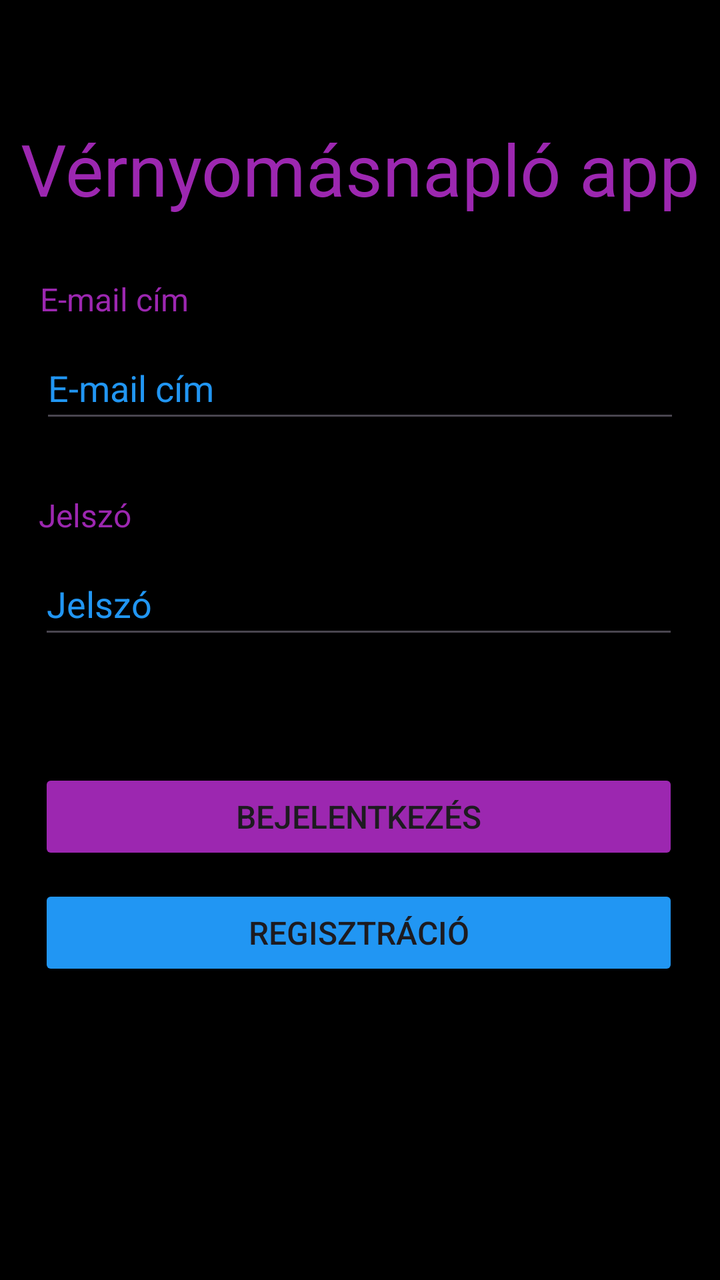
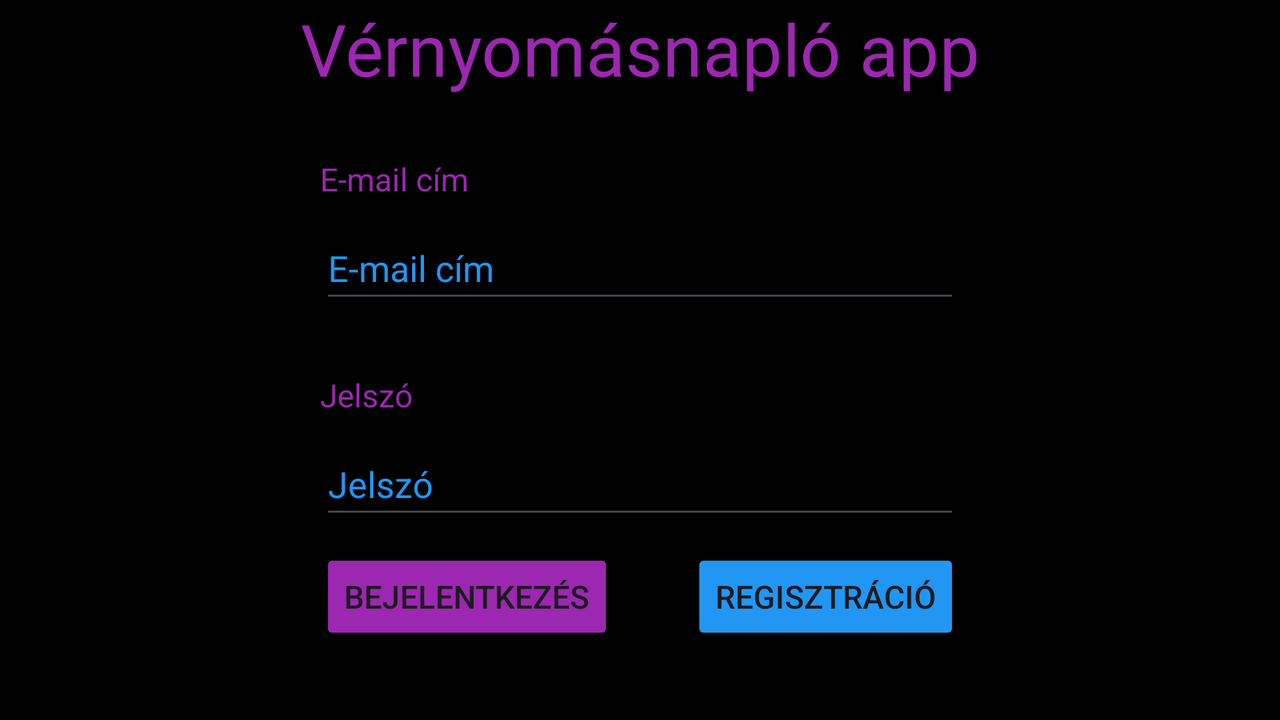

Two renders of one Android screen. The first uses the default layout on a phone; the second uses the alternative layout the repository ships for a different screen configuration, on a matching device. The two XML files are below.
<!-- AndroidManifest.xml: application theme Theme.Mobilalkfejl_vernyomasapp -->
<!-- res/layout/activity_main.xml -->
<?xml version="1.0" encoding="utf-8"?>
<androidx.constraintlayout.widget.ConstraintLayout xmlns:android="http://schemas.android.com/apk/res/android"
    xmlns:app="http://schemas.android.com/apk/res-auto"
    xmlns:tools="http://schemas.android.com/tools"
    android:layout_width="match_parent"
    android:layout_height="match_parent"
    android:background="#000000"
    tools:context=".MainActivity">

    <TextView
        android:id="@+id/textView"
        android:layout_width="wrap_content"
        android:layout_height="wrap_content"
        android:layout_marginTop="@dimen/spacing_between_controls"
        android:text="@string/app_canonical_name"
        android:textAlignment="center"
        android:textColor="@color/App_main"
        android:textSize="@dimen/title_label_fontsize"
        app:layout_constraintEnd_toEndOf="parent"
        app:layout_constraintStart_toStartOf="parent"
        app:layout_constraintTop_toTopOf="parent" />

    <EditText
        android:id="@+id/email_input"
        android:layout_width="wrap_content"
        android:layout_height="wrap_content"
        android:layout_marginTop="@dimen/spacing_between_controls"
        android:width="@dimen/input_width"
        android:ems="10"
        android:hint="@string/email_address"
        android:inputType="textEmailAddress"
        android:minHeight="48dp"
        android:textColor="@color/App_secondary"
        android:textColorHint="@color/App_secondary"
        app:layout_constraintEnd_toEndOf="parent"
        app:layout_constraintStart_toStartOf="parent"
        app:layout_constraintTop_toBottomOf="@+id/textView" />

    <EditText
        android:id="@+id/password_input"
        android:layout_width="wrap_content"
        android:layout_height="wrap_content"
        android:layout_marginTop="@dimen/spacing_between_controls"
        android:width="@dimen/input_width"
        android:ems="10"
        android:hint="@string/password"
        android:inputType="textPassword"
        android:minHeight="48dp"
        android:textColorHint="@color/App_secondary"
        app:layout_constraintEnd_toEndOf="parent"
        app:layout_constraintHorizontal_bias="0.483"
        app:layout_constraintStart_toStartOf="parent"
        app:layout_constraintTop_toBottomOf="@+id/email_input" />

    <TextView
        android:id="@+id/email_label"
        android:layout_width="0dp"
        android:layout_height="wrap_content"
        android:layout_marginBottom="@dimen/spacing_between_label_control"
        android:text="@string/email_address"
        android:textColor="@color/App_main"
        android:textSize="@dimen/label_fontsize"
        app:layout_constraintBottom_toTopOf="@+id/email_input"
        app:layout_constraintEnd_toEndOf="@+id/email_input"
        app:layout_constraintStart_toStartOf="@+id/email_input" />

    <TextView
        android:id="@+id/password_label"
        android:layout_width="0dp"
        android:layout_height="wrap_content"
        android:layout_marginBottom="@dimen/spacing_between_label_control"
        android:text="@string/password"
        android:textColor="@color/App_main"
        android:textSize="@dimen/label_fontsize"
        app:layout_constraintBottom_toTopOf="@+id/password_input"
        app:layout_constraintEnd_toEndOf="@+id/password_input"
        app:layout_constraintStart_toStartOf="@+id/password_input" />

    <Button
        android:id="@+id/login_button"
        android:layout_width="0dp"
        android:layout_height="wrap_content"
        android:layout_marginTop="@dimen/spacing_between_controls"
        android:backgroundTint="@color/App_main"
        android:onClick="appLogin"
        android:text="@string/login_button_text"
        android:textSize="@dimen/label_fontsize"
        app:layout_constraintEnd_toEndOf="@+id/password_input"
        app:layout_constraintStart_toStartOf="@+id/password_input"
        app:layout_constraintTop_toBottomOf="@+id/password_input" />

    <Button
        android:id="@+id/register_button"
        android:layout_width="0dp"
        android:layout_height="wrap_content"
        android:layout_marginTop="@dimen/spacing_between_button_button"
        android:backgroundTint="@color/App_secondary"
        android:onClick="appRegister"
        android:text="@string/register_button_text"
        android:textSize="@dimen/label_fontsize"
        app:layout_constraintEnd_toEndOf="@+id/password_input"
        app:layout_constraintStart_toStartOf="@+id/password_input"
        app:layout_constraintTop_toBottomOf="@+id/login_button" />

</androidx.constraintlayout.widget.ConstraintLayout>
<!-- resources referenced by this layout -->
<resources>
  <color name="App_main">#9C27B0</color>
  <color name="App_secondary">#2196F3</color>
  <dimen name="input_width">320dp</dimen>
  <dimen name="label_fontsize">16sp</dimen>
  <dimen name="spacing_between_button_button">10dp</dimen>
  <dimen name="spacing_between_controls">60dp</dimen>
  <dimen name="spacing_between_label_control">8dp</dimen>
  <dimen name="title_label_fontsize">36sp</dimen>
  <string name="app_canonical_name">Vérnyomásnapló app</string>
  <string name="email_address">E-mail cím</string>
  <string name="login_button_text">Bejelentkezés</string>
  <string name="password">Jelszó</string>
  <string name="register_button_text">Regisztráció</string>
  <style name="Theme.Mobilalkfejl_vernyomasapp" parent="Base.Theme.Mobilalkfejl_vernyomasapp" />
  <style name="Base.Theme.Mobilalkfejl_vernyomasapp" parent="Theme.Material3.DayNight.NoActionBar">
          
          
      </style>
</resources>
<!-- res/layout-land/activity_main.xml (the author's variant of the layout above) -->
<!-- drawn on the phone turned sideways -->
<?xml version="1.0" encoding="utf-8"?>
<androidx.constraintlayout.widget.ConstraintLayout xmlns:android="http://schemas.android.com/apk/res/android"
    xmlns:app="http://schemas.android.com/apk/res-auto"
    xmlns:tools="http://schemas.android.com/tools"
    android:layout_width="match_parent"
    android:layout_height="match_parent"
    android:background="#000000"
    tools:context=".MainActivity">

    <TextView
        android:id="@+id/textView"
        android:layout_width="wrap_content"
        android:layout_height="wrap_content"
        android:layout_marginTop="@dimen/spacing_between_controls_LS"
        android:text="@string/app_canonical_name"
        android:textAlignment="center"
        android:textColor="@color/App_main"
        android:textSize="@dimen/title_label_fontsize"
        app:layout_constraintEnd_toEndOf="parent"
        app:layout_constraintStart_toStartOf="parent"
        app:layout_constraintTop_toTopOf="parent" />

    <EditText
        android:id="@+id/email_input"
        android:layout_width="wrap_content"
        android:layout_height="wrap_content"
        android:layout_marginTop="@dimen/spacing_between_controls"
        android:width="@dimen/input_width"
        android:ems="10"
        android:hint="@string/email_address"
        android:inputType="textEmailAddress"
        android:minHeight="48dp"
        android:textColor="@color/App_secondary"
        android:textColorHint="@color/App_secondary"
        app:layout_constraintEnd_toEndOf="parent"
        app:layout_constraintStart_toStartOf="parent"
        app:layout_constraintTop_toBottomOf="@+id/textView" />

    <EditText
        android:id="@+id/password_input"
        android:layout_width="wrap_content"
        android:layout_height="wrap_content"
        android:layout_marginTop="@dimen/spacing_between_controls"
        android:width="@dimen/input_width"
        android:ems="10"
        android:hint="@string/password"
        android:inputType="textPassword"
        android:minHeight="48dp"
        android:textColorHint="@color/App_secondary"
        app:layout_constraintEnd_toEndOf="parent"
        app:layout_constraintStart_toStartOf="parent"
        app:layout_constraintTop_toBottomOf="@+id/email_input" />

    <TextView
        android:id="@+id/email_label"
        android:layout_width="0dp"
        android:layout_height="wrap_content"
        android:layout_marginBottom="@dimen/spacing_between_label_control"
        android:text="@string/email_address"
        android:textColor="@color/App_main"
        android:textSize="@dimen/label_fontsize"
        app:layout_constraintBottom_toTopOf="@+id/email_input"
        app:layout_constraintEnd_toEndOf="@+id/email_input"
        app:layout_constraintStart_toStartOf="@+id/email_input" />

    <TextView
        android:id="@+id/password_label"
        android:layout_width="0dp"
        android:layout_height="wrap_content"
        android:layout_marginBottom="@dimen/spacing_between_label_control"
        android:text="@string/password"
        android:textColor="@color/App_main"
        android:textSize="@dimen/label_fontsize"
        app:layout_constraintBottom_toTopOf="@+id/password_input"
        app:layout_constraintEnd_toEndOf="@+id/password_input"
        app:layout_constraintStart_toStartOf="@+id/password_input" />

    <Button
        android:id="@+id/register_button"
        android:layout_width="0dp"
        android:layout_height="wrap_content"
        android:layout_marginTop="@dimen/spacing_between_button_button"
        android:backgroundTint="@color/App_secondary"
        android:onClick="appRegister"
        android:text="@string/register_button_text"
        android:textSize="@dimen/label_fontsize"
        app:layout_constraintEnd_toEndOf="@+id/password_input"
        app:layout_constraintTop_toBottomOf="@+id/password_input" />

    <Button
        android:id="@+id/login_button"
        android:layout_width="0dp"
        android:layout_height="wrap_content"
        android:layout_marginTop="@dimen/spacing_between_button_button"
        android:backgroundTint="@color/App_main"
        android:onClick="appLogin"
        android:text="@string/login_button_text"
        android:textSize="@dimen/label_fontsize"
        app:layout_constraintStart_toStartOf="@+id/password_input"
        app:layout_constraintTop_toBottomOf="@+id/password_input" />

</androidx.constraintlayout.widget.ConstraintLayout>
<!-- resources referenced by the variant -->
<!-- as the phone turned sideways resolves them -->
<resources>
  <color name="App_main">#9C27B0</color>
  <color name="App_secondary">#2196F3</color>
  <dimen name="input_width">320dp</dimen>
  <dimen name="label_fontsize">16sp</dimen>
  <dimen name="spacing_between_button_button">10dp</dimen>
  <dimen name="spacing_between_controls">60dp</dimen>
  <dimen name="spacing_between_controls_LS">30dp</dimen>
  <dimen name="spacing_between_label_control">8dp</dimen>
  <dimen name="title_label_fontsize">36sp</dimen>
  <string name="app_canonical_name">Vérnyomásnapló app</string>
  <string name="email_address">E-mail cím</string>
  <string name="login_button_text">Bejelentkezés</string>
  <string name="password">Jelszó</string>
  <string name="register_button_text">Regisztráció</string>
  <style name="Theme.Mobilalkfejl_vernyomasapp" parent="Base.Theme.Mobilalkfejl_vernyomasapp" />
  <style name="Base.Theme.Mobilalkfejl_vernyomasapp" parent="Theme.Material3.DayNight.NoActionBar">
          
          
      </style>
</resources>
